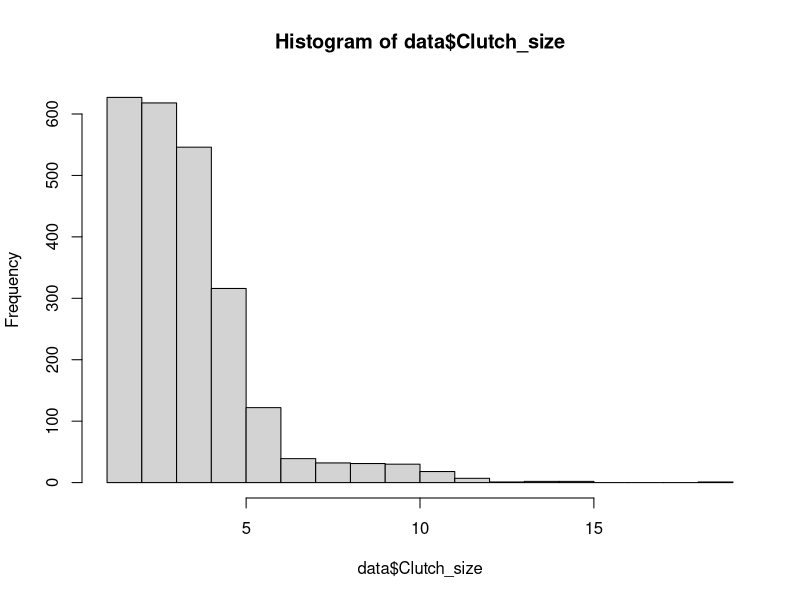
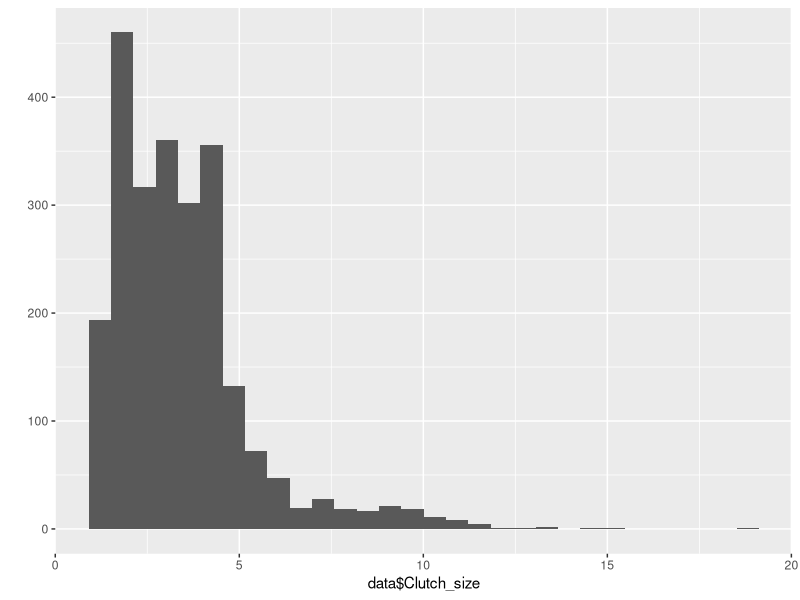

The R script that drew these images, in order: (Note: this script raises an error after producing the figures.)
## ---- chunk 1
setwd("C:/Users/rocio_000/Google Drive/Courses_Seminars/Stats_Seminar/PermuteSeminar-2014/Week-2")
## ---- chunk 2
data <- read.csv("ClutchSize.csv")
clutch <- c(data$Clutch_size)  #vector containing all the clutch sizes
## ---- chunk 3
library('ggplot2')
library("MASS")
## ---- chunk 4
head(data)

hist(data$Clutch_size)
qplot(data$Clutch_size)
## ---- chunk 5
fitdistr(data$Clutch_size, "lognormal")
fitdistr(data$Clutch_size, "gamma")

ks.test (x = data$Clutch_size, y = "pgamma", shape=4.1,rate=1.19 ) # finish this
ks.test (x = data$clutch_size, y = "plnorm", meanlog=1.1, sdlog=0.5)
## ---- chunk 6
mean(data$Clutch_size)
## ---- chunk 7
  boot_species <- c()
  for (i in 1:1000){
    sample <- sample(data$Clutch_size, nrow(data), replace = T)
    boot_species[i] <-mean(sample)
  }
## ---- chunk 8
qplot(boot_species)
## ---- chunk 9

#figure out how many unique families:
numFam <- length(unique(data$Family))  #There are 108 in this case

boot_family <- c()

for (i in 1:1000) {
  
  fsample <- sample(data$Family, numFam, replace = T)  #resamples all the families and randomly picks out 108 
  
  #subsets data to include only rows where family is in fsample!
    data.sub <- subset(data, data$Family %in% fsample)
  
    boot_family[i] <- mean(sample(data.sub$Clutch_size, nrow(data.sub), replace =T))
  
  #print(paste("this loop has been run", i, "times"))
}
## ---- chunk 10
mean(boot_family)

qplot(boot_family)
qplot(boot_species)

## ---- chunk 11
hist(boot_family, border = "blue")
hist (boot_species, add = T)


